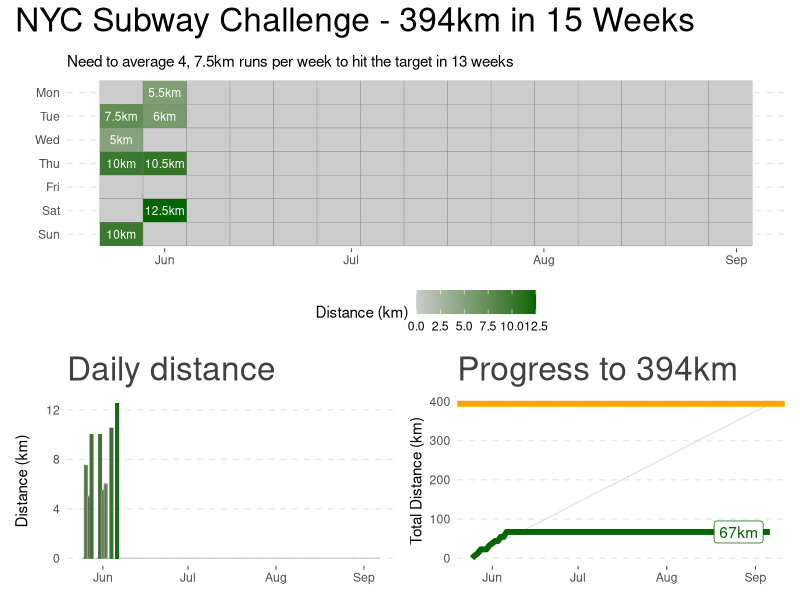

Generate this figure with R:
## ---- chunk 1
library(tidyverse)
library(lubridate)
library(patchwork)
library(ggrepel)

plot_data <- read_csv('data/wal_strava.csv')

blog_theme <- theme_minimal() +
  theme(legend.position='bottom'
        ,plot.title = element_text(color = "grey25", size = 24)) +
  theme(panel.background = element_rect(fill = "transparent", colour = NA),
        plot.background = element_rect(fill = "transparent", colour = NA),
        axis.ticks.x = element_line(size = 0.25),
        panel.grid.major.x = element_blank(),
        panel.grid.major.y = element_line(size = 0.5, linetype = "dashed"),
        panel.grid.minor = element_blank())
## ---- chunk 2
calendar_data <- plot_data %>%
  mutate(WeekOfYear = floor_date(start_date, "week", week_start = 1), 
         DayOfWeek = lubridate::wday(start_date, label = TRUE, week_start = 1)) 

day_chart <- calendar_data %>%
  ggplot(aes(x = WeekOfYear, 
             y = fct_rev(DayOfWeek))) +
  geom_tile(aes(fill = distance), color = "grey50") +
  geom_text(data = calendar_data %>% filter(distance > 0), 
            aes(label = paste0(distance, 'km')), size=3,
            color = "white") +
  scale_fill_gradient(low="grey80", high="darkgreen") +
  labs(y = NULL, 
       x = NULL, 
       fill = 'Distance (km)', 
       subtitle = "Need to average 4, 7.5km runs per week to hit the target in 13 weeks ") +
  blog_theme


daily_runs_chart <- plot_data %>%
  ggplot(aes(start_date, distance, color = distance)) + 
  geom_col() +
  scale_color_gradient(low="grey80", high="darkgreen") +
  labs(title = "Daily distance", 
       y = "Distance (km)", 
       x = NULL) +
  guides(color = FALSE) +
  blog_theme

cumsum_distance_data <- plot_data %>%
  arrange(start_date) %>%
  mutate(total_distance = cumsum(distance)) %>%
  mutate(total_distance = ifelse(start_date > today(), NA, total_distance)) 

latest_value <- cumsum_distance_data %>%
  arrange(start_date) %>%
  filter(!is.na(total_distance)) %>%
  summarise(start_date = last(start_date), 
            total_distance = last(total_distance))

target <- plot_data %>%
  mutate(daily_target = 3.75) %>%
  mutate(total_target = cumsum(daily_target))

line_chart <- cumsum_distance_data %>%
  ggplot(aes(start_date, total_distance)) + 
  geom_line(data = target, aes(x = start_date, y = total_target), color = "grey90", size = 0.5) +
  geom_line(color = "darkgreen", size = 2) +
  geom_label_repel(data = latest_value,
             aes(label = paste0(total_distance, 'km')),
             color = "darkgreen") +
  
  geom_hline(yintercept = 394, color = "orange", size = 2) +
  labs(title = "Progress to 394km", 
       y = "Total Distance (km)", x = NULL) +
  blog_theme

day_chart / (daily_runs_chart + line_chart) +
  plot_annotation(
    title = 'NYC Subway Challenge - 394km in 15 Weeks',
    theme = theme(plot.title = element_text(size = 24))
  ) +
  plot_layout(ncol=1)
